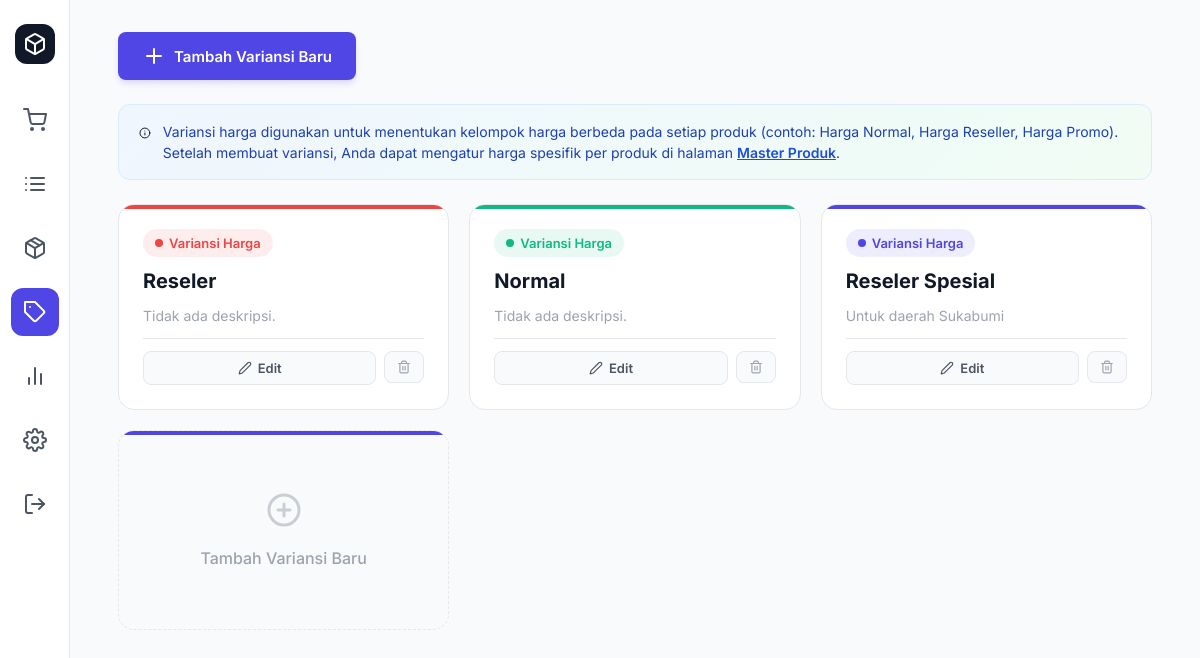
Screenshot of /price_variants.php (signed in) with the database file from the repository.
### tables this page shows
CREATE TABLE `master_variasi` (
  `id` int unsigned NOT NULL AUTO_INCREMENT,
  `nama_variansi` varchar(100) NOT NULL,
  `deskripsi` text,
  `warna` varchar(20) DEFAULT '#4F46E5',
  `is_aktif` tinyint(1) DEFAULT '1',
  `created_at` timestamp NULL DEFAULT CURRENT_TIMESTAMP,
  PRIMARY KEY (`id`)
);

### price_variants.php (the view, shortened to what this page needs)
<?php
$pdo = get_db();
$stmt = $pdo->query('SELECT * FROM master_variasi ORDER BY id ASC');
$variants = $stmt->fetchAll();
?>
<!DOCTYPE html>
<html lang="id">
<head>
    <link rel="stylesheet" href="assets/css/style.css">
    <link rel="stylesheet" href="assets/css/products.css">
</head>
<body>
<div class="pos-layout">
    <nav class="side-nav">
        <div class="logo">
            <div class="logo-icon"><i data-feather="box"></i></div>
        </div>
        <ul class="nav-links">
            <li><a href="index.php" title="Kasir"><i data-feather="shopping-cart"></i></a></li>
            <li><a href="transactions.php" title="Transaksi"><i data-feather="list"></i></a></li>
            <li><a href="products.php" title="Master Produk"><i data-feather="package"></i></a></li>
            <li class="active"><a href="price_variants.php" title="Varian Harga"><i data-feather="tag"></i></a></li>
            <li><a href="laporan.php" title="Laporan"><i data-feather="bar-chart-2"></i></a></li>
            <li><a href="settings.php" title="Pengaturan"><i data-feather="settings"></i></a></li>
            <li><a href="logout.php" title="Logout"><i data-feather="log-out"></i></a></li>
        </ul>
    </nav>
    <main style="flex:1; padding: 32px 48px; overflow-y: auto; max-width: 100vw;">
        <header class="section-header" style="margin-bottom: 24px;">
            <button class="btn-primary" onclick="openCreateModal()" style="display:flex;align-items:center;gap:8px;">
                <i data-feather="plus"></i> Tambah Variansi Baru
            </button>
        </header>
        <div class="info-banner">
            <i data-feather="info" style="width:20px;height:20px;margin-top:2px;"></i>
            <p>Variansi harga digunakan untuk menentukan kelompok harga berbeda pada setiap produk (contoh: Harga Normal, Harga Reseller, Harga Promo). Setelah membuat variansi, Anda dapat mengatur harga spesifik per produk di halaman <a href="products.php" style="color:#1D4ED8;font-weight:600;">Master Produk</a>.</p>
        </div>
        <?php if (empty($variants)): ?>
            <div style="text-align:center;padding:60px;color:var(--text-muted);">
                <i data-feather="tag" style="width:56px;height:56px;opacity:0.3;"></i>
                <p style="margin-top:16px;font-size:16px;">Belum ada variansi harga. Mulai tambahkan sekarang!</p>
            </div>
        <?php else: ?>
        <div class="variants-grid">
            <?php foreach ($variants as $v): ?>
                <?php $col = htmlspecialchars($v['warna']); ?>
                <div class="variant-card <?= !$v['is_aktif'] ? 'inactive' : '' ?>"
                     style="--varian-color: <?= $col ?>;">
                    <div class="variant-badge" style="background:<?= $col ?>18;color:<?= $col ?>;">
                        <span class="dot" style="background:<?= $col ?>;"></span>
                        Variansi Harga
                    </div>
                    <div class="variant-name"><?= htmlspecialchars($v['nama_variansi']) ?></div>
                    <div class="variant-desc"><?= htmlspecialchars($v['deskripsi'] ?: 'Tidak ada deskripsi.') ?></div>
                    <div class="variant-actions">
                        <button class="btn-edit-card"
                                onclick='openEditModal(<?= json_encode($v) ?>)'>
                            <i data-feather="edit-2" style="width:14px;height:14px;"></i> Edit
                        </button>
                        <form action="price_variant_actions.php" method="POST"
                              onsubmit="return confirm('Hapus varian ini?');" style="display:inline;">
                            <button type="submit" class="btn-del-card" title="Hapus">
                                <i data-feather="trash-2" style="width:14px;height:14px;"></i>
                            </button>
                        </form>
                    </div>
                </div>
            <?php endforeach; ?>
            <div class="variant-card" onclick="openCreateModal()"
                 style="border-style:dashed;cursor:pointer;align-items:center;justify-content:center;min-height:200px;background:transparent;">
                <i data-feather="plus-circle" style="width:36px;height:36px;color:var(--text-muted);opacity:0.5;"></i>
                <p style="color:var(--text-muted);font-weight:500;margin-top:8px;">Tambah Variansi Baru</p>
            </div>
        </div>
        <?php endif; ?>
    </main>
</div>
</body>
</html>

### assets/css/style.css (style rules this page uses)
:root { --bg-main: #F9FAFB; --bg-card: #FFFFFF; --bg-sidebar: #FFFFFF; --text-primary: #111827; --text-secondary: #4B5563; --text-muted: #9CA3AF; --primary: #4F46E5; --emerald: #10B981; --emerald-hover: #059669; --rose: #EF4444; --rose-hover: #DC2626; --border-color: #E5E7EB; --border-radius-sm: 8px; --border-radius-md: 12px; --border-radius-lg: 16px; --shadow-sm: 0 1px 2px 0 rgba(0, 0, 0, 0.05); --shadow-md: 0 4px 6px -1px rgba(0, 0, 0, 0.05), 0 2px 4px -1px rgba(0, 0, 0, 0.03); --shadow-hover: 0 10px 15px -3px rgba(0, 0, 0, 0.05), 0 4px 6px -2px rgba(0, 0, 0, 0.025); }
* { margin: 0; padding: 0; box-sizing: border-box; font-family: 'Inter', sans-serif; }
body { background-color: var(--bg-main); color: var(--text-primary); height: 100vh; overflow: hidden; }
.pos-layout { display: flex; height: 100vh; }
.side-nav { width: 70px; background-color: var(--bg-sidebar); border-right: 1px solid var(--border-color); display: flex; flex-direction: column; align-items: center; padding: 24px 0; z-index: 10; }
.logo-icon { width: 40px; height: 40px; background-color: var(--text-primary); color: white; border-radius: var(--border-radius-md); display: flex; align-items: center; justify-content: center; margin-bottom: 32px; }
.nav-links { list-style: none; display: flex; flex-direction: column; gap: 16px; width: 100%; }
.nav-links li { width: 100%; display: flex; justify-content: center; }
.nav-links a { width: 48px; height: 48px; display: flex; align-items: center; justify-content: center; color: var(--text-secondary); border-radius: var(--border-radius-md); transition: all 0.2s ease; }
.nav-links li.active a { background-color: var(--primary); color: white; }
.nav-links a { position: relative; }
.nav-links a::after { content: attr(title); position: absolute; left: calc(100% + 14px); top: 50%; transform: translateY(-50%); background: var(--text-primary); color: white; font-size: 12px; font-weight: 500; padding: 6px 10px; border-radius: 6px; white-space: nowrap; pointer-events: none; opacity: 0; transition: opacity 0.2s; z-index: 100; }
.section-header { display: flex; justify-content: space-between; align-items: center; margin-bottom: 24px; }

### assets/css/products.css (style rules this page uses)
.btn-primary { background: var(--primary); color: white; padding: 12px 24px; border: none; border-radius: var(--border-radius-sm); font-weight: 600; font-size: 15px; cursor: pointer; transition: all 0.2s; box-shadow: 0 4px 6px -1px rgba(79, 70, 229, 0.2); }

### price_variants.php (style rules this page uses)
.variants-grid { display: grid; grid-template-columns: repeat(auto-fill, minmax(280px, 1fr)); gap: 20px; margin-top: 8px; }
.variant-card { background: var(--bg-card); border: 1.5px solid var(--border-color); border-radius: var(--border-radius-lg); padding: 24px; display: flex; flex-direction: column; gap: 12px; transition: all 0.25s cubic-bezier(.4,0,.2,1); position: relative; overflow: hidden; }
.variant-card::before { content: ''; position: absolute; top: 0; left: 0; right: 0; height: 4px; background: var(--varian-color, #4F46E5); border-radius: 4px 4px 0 0; }
.variant-badge { display: inline-flex; align-items: center; gap: 6px; padding: 6px 12px; border-radius: 20px; font-size: 13px; font-weight: 600; width: fit-content; }
.variant-badge .dot { width: 8px; height: 8px; border-radius: 50%; }
.variant-name { font-size: 20px; font-weight: 700; color: var(--text-primary); }
.variant-desc { font-size: 14px; color: var(--text-muted); line-height: 1.5; }
.variant-actions { display: flex; gap: 8px; margin-top: auto; padding-top: 12px; border-top: 1px solid var(--border-color); }
.btn-edit-card { flex: 1; padding: 8px 12px; background: var(--bg-main); border: 1px solid var(--border-color); border-radius: var(--border-radius-sm); font-size: 13px; font-weight: 600; color: var(--text-secondary); cursor: pointer; display: flex; align-items: center; justify-content: center; gap: 6px; transition: all 0.2s; }
.btn-del-card { padding: 8px 12px; background: var(--bg-main); border: 1px solid var(--border-color); border-radius: var(--border-radius-sm); color: var(--text-muted); cursor: pointer; display: flex; align-items: center; justify-content: center; transition: all 0.2s; }
.info-banner { background: linear-gradient(135deg, #EFF6FF 0%, #F0FDF4 100%); border: 1px solid #DBEAFE; border-radius: var(--border-radius-md); padding: 16px 20px; margin-bottom: 24px; display: flex; align-items: flex-start; gap: 12px; }
.info-banner p { font-size: 14px; color: #1E40AF; line-height: 1.5; margin: 0; }

### rows the page displays
master_variasi: nama_variansi "Reseler", deskripsi "Tidak ada deskripsi."
master_variasi: nama_variansi "Normal", deskripsi "Tidak ada deskripsi."
master_variasi: nama_variansi "Reseler Spesial", deskripsi "Untuk daerah Sukabumi"
